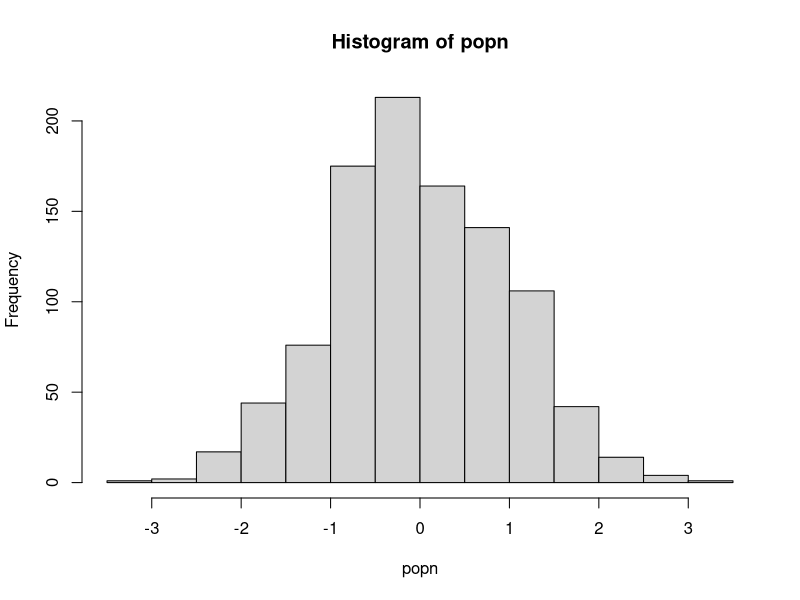

Recreate this plot in R.
######### Functions ##########

## A function to take a sample of size n from a population "popn" and return its mean
myexperiment <- function(popn,n){
    pop_sample <- sample(popn, n, replace = FALSE)
    return(mean(pop_sample))
}

## Calculate means using a for loop without preallocation:
loopy_sample1 <- function(popn, n, num){
	result1 <- vector() #Initialize empty vector of size 1 
	for(i in 1:num){
		result1 <- c(result1, myexperiment(popn, n))
    }
	return(result1)
}

## To run "num" iterations of the experiment using a for loop on a vector with preallocation:
loopy_sample2 <- function(popn, n, num){
	result2 <- vector(,num) #Preallocate expected size
	for(i in 1:num){
		result2[i] <- myexperiment(popn, n)
    }
	return(result2)
}

## To run "num" iterations of the experiment using a for loop on a list with preallocation:
loopy_sample3 <- function(popn, n, num){
	result3 <- vector("list", num) #Preallocate expected size
	for(i in 1:num){
		result3[[i]] <- myexperiment(popn, n)
    }
	return(result3)
}


## To run "num" iterations of the experiment using vectorization with lapply:
lapply_sample <- function(popn, n, num){
	result4 <- lapply(1:num, function(i) myexperiment(popn, n))
	return(result4)
}

## To run "num" iterations of the experiment using vectorization with lapply:
sapply_sample <- function(popn, n, num){
	result5 <- sapply(1:num, function(i) myexperiment(popn, n))
	return(result5)
}


popn <- rnorm(1000) # Generate the population
hist(popn)

n <- 20 # sample size for each experiment
num <- 1000 # Number of times to rerun the experiment

print("The loopy, non-preallocation approach takes:" )
print(system.time(loopy_sample1(popn, n, num)))

print("The loopy, but with preallocation approach takes:" )
print(system.time(loopy_sample2(popn, n, num)))

print("The loopy, non-preallocation approach takes:" )
print(system.time(loopy_sample3(popn, n, num)))

print("The vectorized sapply approach takes:" )
print(system.time(sapply_sample(popn, n, num)))

print("The vectorized lapply approach takes:" )
print(system.time(lapply_sample(popn, n, num)))